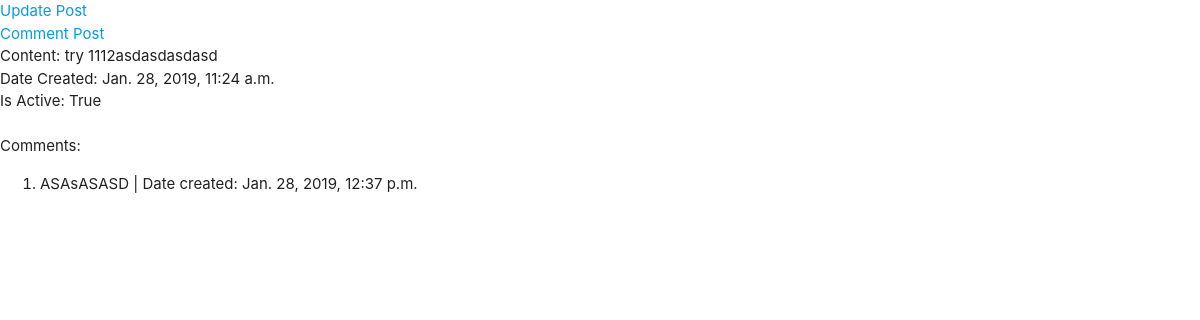
Before: /post/2/ with the older database file.
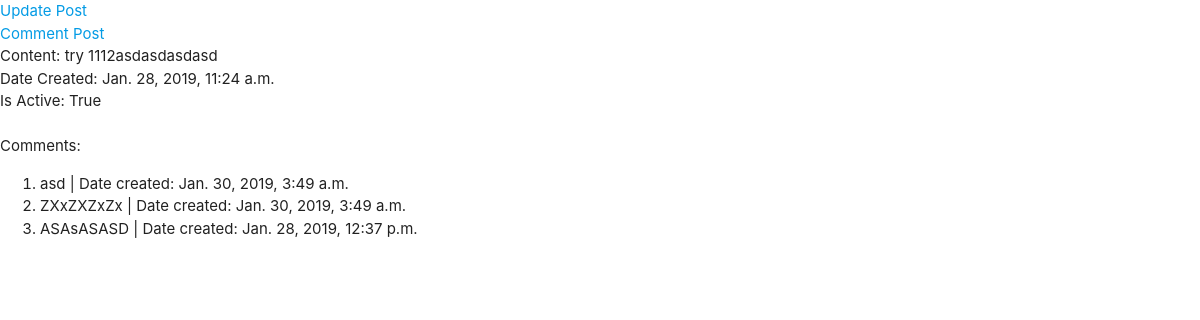
After: the same page with the newer database file.
### post/models.py (models this page shows)
class Post(models.Model):
    title = models.CharField(max_length=100)
    date_created = models.DateTimeField('date created', auto_now_add=True)
    date_updated = models.DateTimeField('date updated', auto_now=True)
    content = models.TextField()
    is_active = models.BooleanField(default=True)

class Comment(models.Model):
    date_created = models.DateTimeField('date created', auto_now_add=True)
    content = models.TextField()
    post = models.ForeignKey(Post, on_delete=models.CASCADE, related_name="comments", null=True, blank=True)

### post/views.py (the view)
# urls.py: path('<int:post_id>/', views.detail, name='details'),
def detail(request, post_id):
    context = {}
    context['posts'] = Post.objects.get(id=post_id)
    return render(request, 'details.html', context)

### post/templates/details.html (shortened to what this page needs)
{% extends 'base.html' %}
{% block body %}
    <a href="updatepost">Update Post</a> <br>
    <a href="createcomment">Comment Post</a> <br>
    Content: {{ posts.content }} <br>
    Date Created: {{ posts.date_created }} <br>
    Is Active: {{ posts.is_active }}
    <br>
    <br>
    Comments: <br>
    <ol>
    {% for comment in posts.comments.all reversed %}
        <li> {{ comment.content }} | Date created: {{ comment.date_created }} </li>
    {% endfor %}
    </ol>
{% endblock %}

### post/templates/base.html (shortened to what this page needs)
{% load static %}
<html>
    <head>
        <link rel="stylesheet" type="text/css" href="{% static 'post/materialize/materialize/css/materialize.min.css' %}">
    </head>
    <body>
        {% block body %}
        {% endblock %}
    </body>
</html>

Changed rows visible on the page:
added Comment: content "asd", date_created "Jan. 30, 2019, 3:49 a.m."
added Comment: content "ZXxZXZxZx", date_created "Jan. 30, 2019, 3:49 a.m."
